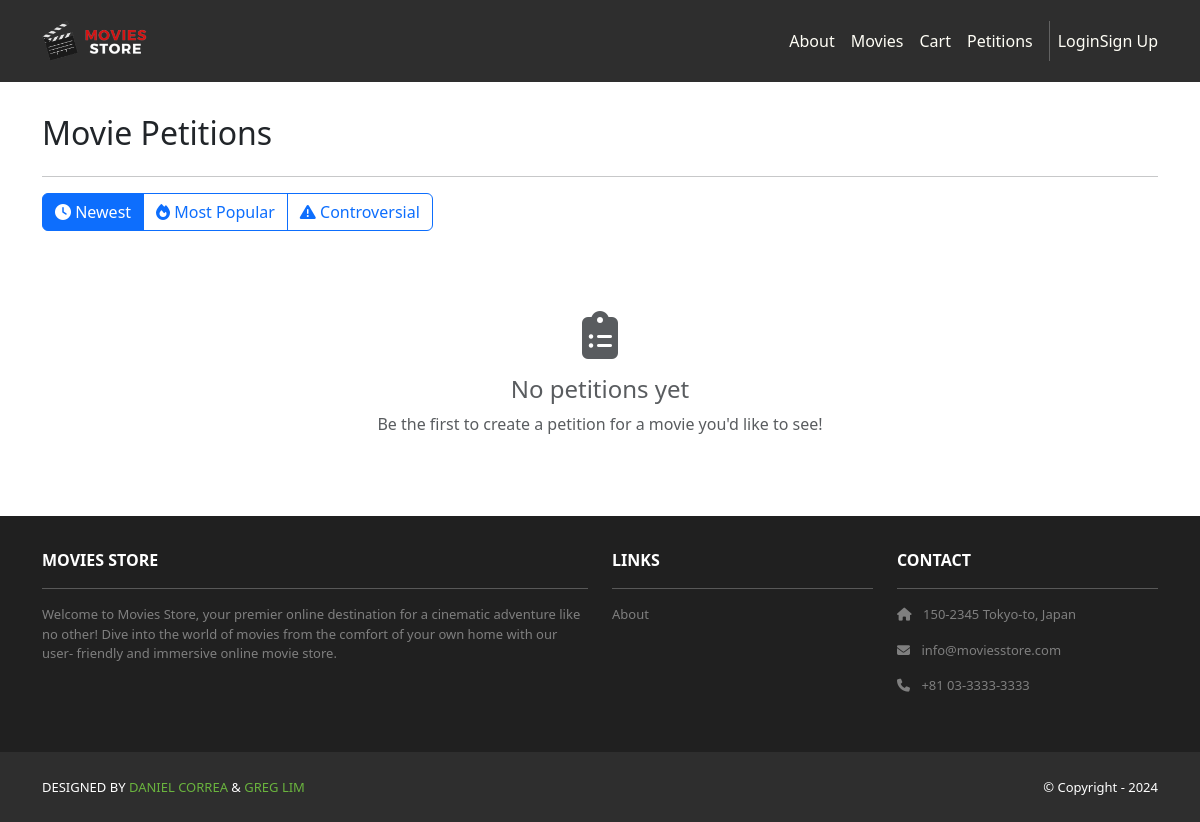
The app's page /movies/petitions/, older data.
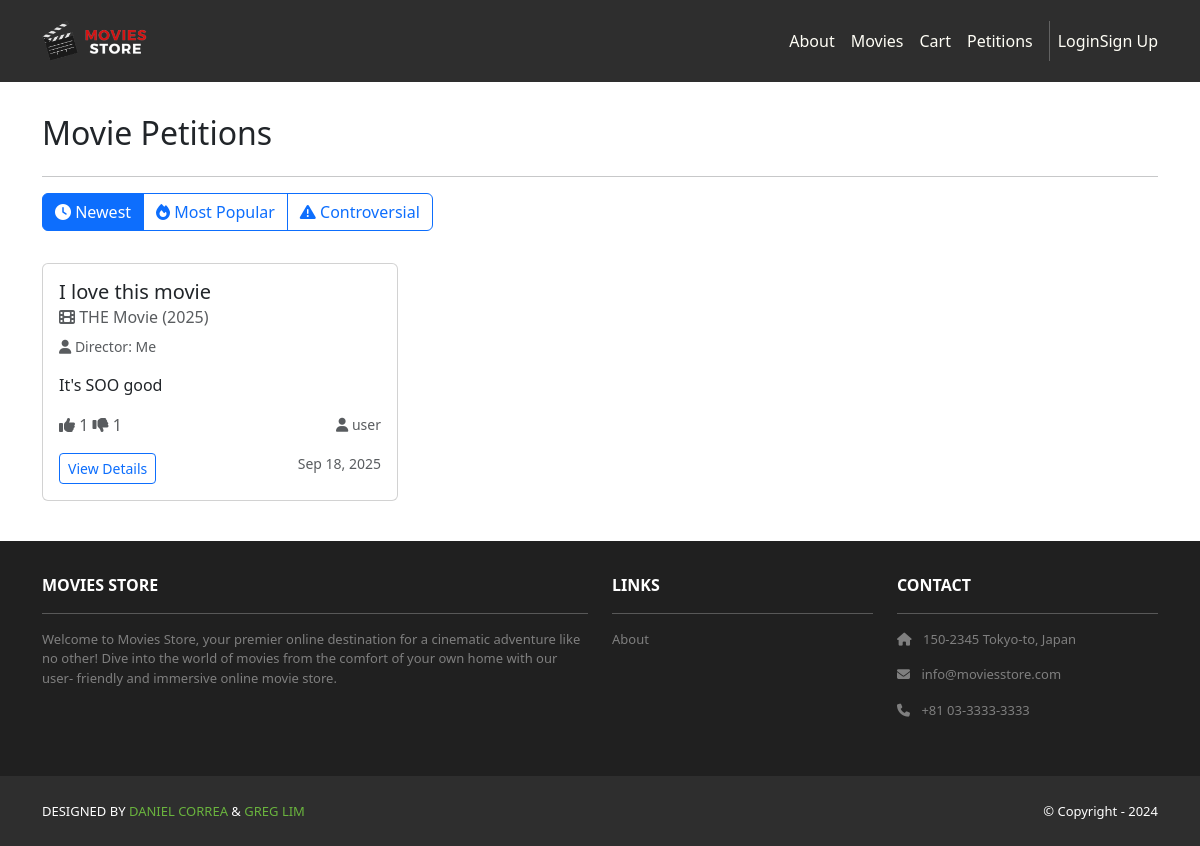
The same page, newer data.
### movies/models.py (models this page shows, shortened)
class MoviePetition(models.Model):
    id = models.AutoField(primary_key=True)
    title = models.CharField(max_length=255)
    description = models.TextField()
    movie_title = models.CharField(max_length=255)
    movie_year = models.IntegerField(null=True, blank=True)
    movie_director = models.CharField(max_length=255, blank=True)
    created_at = models.DateTimeField(auto_now_add=True)
    updated_at = models.DateTimeField(auto_now=True)
    creator = models.ForeignKey(User, on_delete=models.CASCADE, related_name='created_petitions')
    upvotes = models.IntegerField(default=0)
    downvotes = models.IntegerField(default=0)
    is_approved = models.BooleanField(default=False)
    class Meta:
        ordering = ['-created_at']

### movies/views.py (the view)
# urls.py: path('petitions/', views.petition_list, name='movies.petition_list'),
def petition_list(request):
    template_data = {}
    template_data['title'] = 'Movie Petitions'
    sort_by = request.GET.get('sort', 'newest')
    petitions = MoviePetition.objects.all()
    if sort_by == 'popular':
        petitions = petitions.order_by('-upvotes', '-created_at')
    elif sort_by == 'controversial':
        petitions = petitions.order_by('-downvotes', '-created_at')
    else:  # newest
        petitions = petitions.order_by('-created_at')
    if request.user.is_authenticated:
        user_votes = PetitionVote.objects.filter(user=request.user, petition__in=petitions)
        user_vote_dict = {vote.petition_id: vote.vote_type for vote in user_votes}
        for petition in petitions:
            petition.user_vote = user_vote_dict.get(petition.id)
    else:
        for petition in petitions:
            petition.user_vote = None
    template_data['petitions'] = petitions
    template_data['sort_by'] = sort_by
    return render(request, 'movies/petition_list.html', {'template_data': template_data})

### movies/templates/movies/petition_list.html (shortened to what this page needs)
{% extends 'base.html' %}
{% block content %}
{% load static %}
<div class="p-3">
  <div class="container">
    <div class="row mt-3">
      <div class="col mx-auto mb-3">
        <div class="d-flex justify-content-between align-items-center">
          <h2>Movie Petitions</h2>
        </div>
        <hr />
        <div class="mb-3">
          <div class="btn-group" role="group">
            <a href="?sort=newest" class="btn {% if template_data.sort_by == 'newest' %}btn-primary{% else %}btn-outline-primary{% endif %}">
              <i class="fas fa-clock"></i> Newest
            </a>
            <a href="?sort=popular" class="btn {% if template_data.sort_by == 'popular' %}btn-primary{% else %}btn-outline-primary{% endif %}">
              <i class="fas fa-fire"></i> Most Popular
            </a>
            <a href="?sort=controversial" class="btn {% if template_data.sort_by == 'controversial' %}btn-primary{% else %}btn-outline-primary{% endif %}">
              <i class="fas fa-exclamation-triangle"></i> Controversial
            </a>
          </div>
        </div>
      </div>
    </div>
    <div class="row">
      {% for petition in template_data.petitions %}
      <div class="col-md-6 col-lg-4 mb-4">
        <div class="card h-100">
          <div class="card-body">
            <h5 class="card-title">{{ petition.title }}</h5>
            <h6 class="card-subtitle mb-2 text-muted">
              <i class="fas fa-film"></i> {{ petition.movie_title }}
              {% if petition.movie_year %}
                ({{ petition.movie_year }})
              {% endif %}
            </h6>
            {% if petition.movie_director %}
            <p class="card-text text-muted small">
              <i class="fas fa-user"></i> Director: {{ petition.movie_director }}
            </p>
            {% endif %}
            <p class="card-text">{{ petition.description|truncatewords:20 }}</p>
            <div class="d-flex justify-content-between align-items-center mb-3">
              <div class="vote-buttons">
                {% if user.is_authenticated %}
                <button class="btn btn-sm btn-outline-success vote-btn"
                        data-petition-id="{{ petition.id }}"
                        data-vote-type="up"
                        {% if petition.user_vote == 'up' %}disabled{% endif %}>
                  <i class="fas fa-thumbs-up"></i> {{ petition.upvotes }}
                </button>
                <button class="btn btn-sm btn-outline-danger vote-btn"
                        data-petition-id="{{ petition.id }}"
                        data-vote-type="down"
                        {% if petition.user_vote == 'down' %}disabled{% endif %}>
                  <i class="fas fa-thumbs-down"></i> {{ petition.downvotes }}
                </button>
                {% else %}
                <span class="text-muted">
                  <i class="fas fa-thumbs-up"></i> {{ petition.upvotes }}
                  <i class="fas fa-thumbs-down"></i> {{ petition.downvotes }}
                </span>
                {% endif %}
              </div>
              <small class="text-muted">
                <i class="fas fa-user"></i> {{ petition.creator.username }}
              </small>
            </div>
            <div class="d-flex justify-content-between">
              <a href="{% url 'movies.petition_detail' petition.id %}" class="btn btn-outline-primary btn-sm">
                View Details
              </a>
              <small class="text-muted">
                {{ petition.created_at|date:"M d, Y" }}
              </small>
            </div>
          </div>
        </div>
      </div>
      {% empty %}
      <div class="col-12">
        <div class="text-center py-5">
          <i class="fas fa-clipboard-list fa-3x text-muted mb-3"></i>
          <h4 class="text-muted">No petitions yet</h4>
          <p class="text-muted">Be the first to create a petition for a movie you'd like to see!</p>
        </div>
      </div>
      {% endfor %}
    </div>
  </div>
</div>
{% endblock content %}

### moviesstore/templates/base.html (shortened to what this page needs)
<!DOCTYPE html>
<html>
{% load static %}
  <head>
    <link href="https://cdn.jsdelivr.net/npm/bootstrap@5.3.3/dist/css/bootstrap.min.css" rel="stylesheet"
>
    <link rel="stylesheet"
        href="https://cdnjs.cloudflare.com/ajax/libs/font-awesome/6.1.1/css/all.min.css">
    <link rel="stylesheet" type="text/css"
          href="{% static 'css/style.css' %}">
  </head>
  <body>
     <nav class="p-3 navbar navbar-dark bg-dark
         navbar-expand-lg">
      <div class="container">
        <a class="navbar-brand"
           href="{% url 'home.index' %}">
          <img src="{% static 'img/logo.png' %}" alt="logo"
               height="40" />
        </a>
        <div class="collapse navbar-collapse"
             id="navbarNavAltMarkup">
          <div class="navbar-nav ms-auto navbar-ml">
            <a class="nav-link"
               href="{% url 'home.about' %}">About</a>
            <a class="nav-link" href=
              "{% url 'movies.index' %}">Movies</a>
            <a class="nav-link"
              href="{% url 'cart.index' %}">Cart</a>
            <a class="nav-link"
              href="{% url 'movies.petition_list' %}">Petitions</a>
          </div>
          {% if user.is_authenticated %}
            <a class="nav-link"
                href="{% url 'accounts.orders' %}">Orders
            </a>
            <a class="nav-link"
              href="{% url 'accounts.logout' %}">Logout ({{ user.username }})</a>
            {% else %}
            <a class="nav-link" href=
            "{% url 'accounts.login' %}">Login </a>
            <a class="nav-link" href=
            "{% url 'accounts.signup' %}">
              Sign Up
            </a>
            {% endif %}
        </div>
      </div>
    </nav>
    <div>
      {% block content %}
      {% endblock content %}
    </div>
     <section class="p-3 ms-footer d-none d-md-block">
      <div class="container">
        <div class="row mt-3 text-white">
          <div class="col-md-6 col-lg-6 col-xl-6
               mx-auto mb-4">
            <b>MOVIES STORE</b>
            <hr />
            <p>
              Welcome to Movies Store, your premier online
              destination for a cinematic adventure like no
              other! Dive into the world of movies from the
              comfort of your own home with our user-
              friendly and immersive online movie store.
            </p>
          </div>
          <div class="col-md-3 col-lg-3 col-xl-3
               mx-auto mb-4">
            <b>LINKS</b>
            <hr />
            <p><a class="nav-link"
              href="{% url 'home.about' %}">
              About
            </a></p>
          </div>
          <div class="col-md-3 col-lg-3 col-xl-3 mx-auto
               mb-4">
            <b>CONTACT</b>
            <hr />
            <p><i class="fas fa-home me-2"></i>
              150-2345 Tokyo-to, Japan
            </p>
            <p><i class="fas fa-envelope me-2"></i>
              info@moviesstore.com
            </p>
            <p><i class="fas fa-phone me-2"></i>
              +81 03-3333-3333
            </p>
          </div>
        </div>
      </div>
    </section>
    <section class="p-3 ms-footer-bottom bg-dark">
      <div class="container d-flex
           justify-content-between">
        <div class="me-5 text-white">
          <span>DESIGNED BY
            <a href="https://www.x.com/danielgarax"
            target="_blank">DANIEL CORREA</a> &
            <a href="https://www.x.com/greglim81"
            target="_blank">GREG LIM</a>
          </span>
        </div>
        <div class="text-white">
          <span>© Copyright - 2024</span>
        </div>
      </div>
    </section>
  </body>
</html>

### moviesstore/static/css/style.css (style rules this page uses)
.navbar a.nav-link { color: #FFFEF6 !important; }
.bg-dark { background-color: #2E2E2E !important; }
.ms-footer { background-color: #202020; }
.ms-footer p { color: #7F7F7F; font-size: 13px; }
.ms-footer-bottom span { font-size: 13px; line-height: 38px; }
.ms-footer-bottom a { color: #6ab43e; text-decoration: none; }

Row changes from the older to the newer data that the page shows:
added MoviePetition: title "I love this movie", movie_title "THE Movie", movie_year "2025", movie_director "Me", description "It's SOO good", upvotes "1", downvotes "1", creator.username "user", created_at "Sep 18, 2025"
Text that changed along with them:
text no longer shown: "No petitions yet Be the first to create a petition for a movie you'd like to see!"
